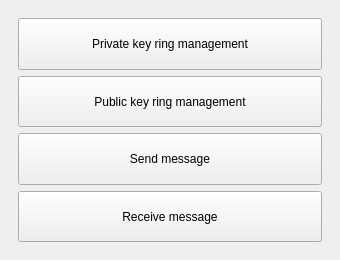
<?xml version="1.0" encoding="UTF-8"?>
<ui version="4.0">
 <class>MainWindow</class>
 <widget class="QMainWindow" name="MainWindow">
  <property name="geometry">
   <rect>
    <x>0</x>
    <y>0</y>
    <width>340</width>
    <height>260</height>
   </rect>
  </property>
  <property name="windowTitle">
   <string>ZP PGP</string>
  </property>
  <widget class="QWidget" name="centralwidget">
   <layout class="QGridLayout" name="gridLayout">
    <property name="leftMargin">
     <number>18</number>
    </property>
    <property name="topMargin">
     <number>18</number>
    </property>
    <property name="rightMargin">
     <number>18</number>
    </property>
    <property name="bottomMargin">
     <number>18</number>
    </property>
    <item row="3" column="0">
     <widget class="QPushButton" name="btnReceive">
      <property name="sizePolicy">
       <sizepolicy hsizetype="Expanding" vsizetype="Expanding">
        <horstretch>0</horstretch>
        <verstretch>0</verstretch>
       </sizepolicy>
      </property>
      <property name="text">
       <string>Receive message</string>
      </property>
     </widget>
    </item>
    <item row="1" column="0">
     <widget class="QPushButton" name="btnPukr">
      <property name="sizePolicy">
       <sizepolicy hsizetype="Expanding" vsizetype="Expanding">
        <horstretch>0</horstretch>
        <verstretch>0</verstretch>
       </sizepolicy>
      </property>
      <property name="text">
       <string>Public key ring management</string>
      </property>
     </widget>
    </item>
    <item row="0" column="0">
     <widget class="QPushButton" name="btnPrkr">
      <property name="sizePolicy">
       <sizepolicy hsizetype="Expanding" vsizetype="Expanding">
        <horstretch>0</horstretch>
        <verstretch>0</verstretch>
       </sizepolicy>
      </property>
      <property name="text">
       <string>Private key ring management</string>
      </property>
      <property name="checkable">
       <bool>false</bool>
      </property>
     </widget>
    </item>
    <item row="2" column="0">
     <widget class="QPushButton" name="btnSend">
      <property name="sizePolicy">
       <sizepolicy hsizetype="Expanding" vsizetype="Expanding">
        <horstretch>0</horstretch>
        <verstretch>0</verstretch>
       </sizepolicy>
      </property>
      <property name="text">
       <string>Send message</string>
      </property>
     </widget>
    </item>
   </layout>
  </widget>
 </widget>
 <resources/>
 <connections/>
 <designerdata>
  <property name="gridDeltaX">
   <number>10</number>
  </property>
  <property name="gridDeltaY">
   <number>10</number>
  </property>
  <property name="gridSnapX">
   <bool>true</bool>
  </property>
  <property name="gridSnapY">
   <bool>true</bool>
  </property>
  <property name="gridVisible">
   <bool>true</bool>
  </property>
 </designerdata>
</ui>
